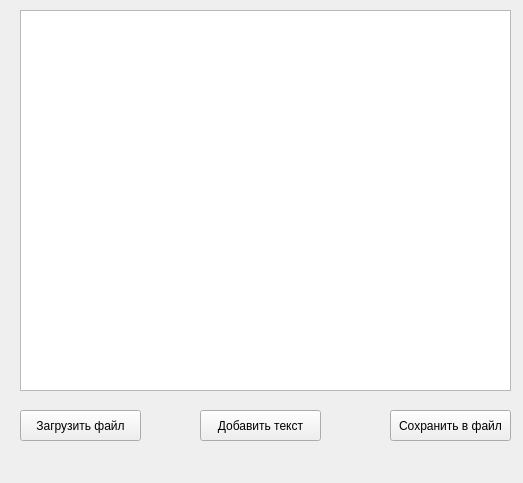
<?xml version="1.0" encoding="UTF-8"?>
<ui version="4.0">
 <class>MainWindow</class>
 <widget class="QMainWindow" name="MainWindow">
  <property name="geometry">
   <rect>
    <x>0</x>
    <y>0</y>
    <width>523</width>
    <height>483</height>
   </rect>
  </property>
  <property name="windowTitle">
   <string>MainWindow</string>
  </property>
  <widget class="QWidget" name="centralwidget">
   <widget class="QPushButton" name="loadFileButton">
    <property name="geometry">
     <rect>
      <x>20</x>
      <y>410</y>
      <width>121</width>
      <height>31</height>
     </rect>
    </property>
    <property name="autoFillBackground">
     <bool>false</bool>
    </property>
    <property name="text">
     <string>Загрузить файл</string>
    </property>
   </widget>
   <widget class="QTableView" name="tableView">
    <property name="geometry">
     <rect>
      <x>20</x>
      <y>10</y>
      <width>491</width>
      <height>381</height>
     </rect>
    </property>
   </widget>
   <widget class="QPushButton" name="SaveFileButton">
    <property name="geometry">
     <rect>
      <x>390</x>
      <y>410</y>
      <width>121</width>
      <height>31</height>
     </rect>
    </property>
    <property name="text">
     <string>Сохранить в файл</string>
    </property>
   </widget>
   <widget class="QPushButton" name="addFileButton">
    <property name="geometry">
     <rect>
      <x>200</x>
      <y>410</y>
      <width>121</width>
      <height>31</height>
     </rect>
    </property>
    <property name="text">
     <string>Добавить текст</string>
    </property>
   </widget>
  </widget>
  <widget class="QMenuBar" name="menuBar">
   <property name="geometry">
    <rect>
     <x>0</x>
     <y>0</y>
     <width>523</width>
     <height>26</height>
    </rect>
   </property>
  </widget>
 </widget>
 <resources/>
 <connections/>
</ui>
